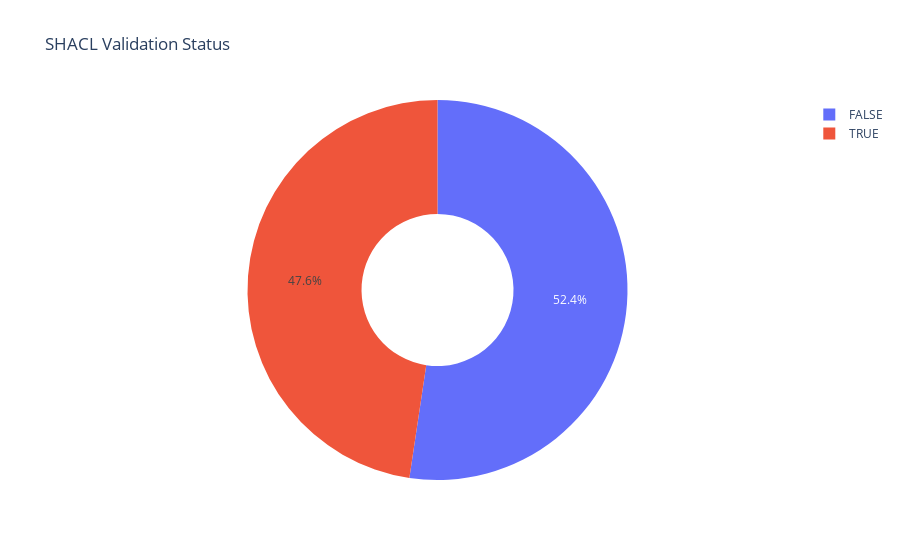

Write notebook code for a chart like this one.
### Code cell
fig = px.pie(dfc, values='Count', names='b',  title='SHACL Validation Status', hole = 0.4,)
fig.show()

### Figure 1 — Plotly figure (JSON) as saved in the notebook; plotly's stock layout.template omitted (floating-point values rounded to 4 significant figures)
{"data": [{"domain": {"x": [0, 1], "y": [0, 1]}, "hole": 0.4, "hovertemplate": "b=%{label}<br>Count=%{value}<extra></extra>", "labels": ["FALSE", "TRUE"], "legendgroup": "", "name": "", "showlegend": true, "type": "pie", "values": [4992, 4541]}], "layout": {"autosize": true, "legend": {"tracegroupgap": 0}, "title": {"text": "SHACL Validation Status"}}}
